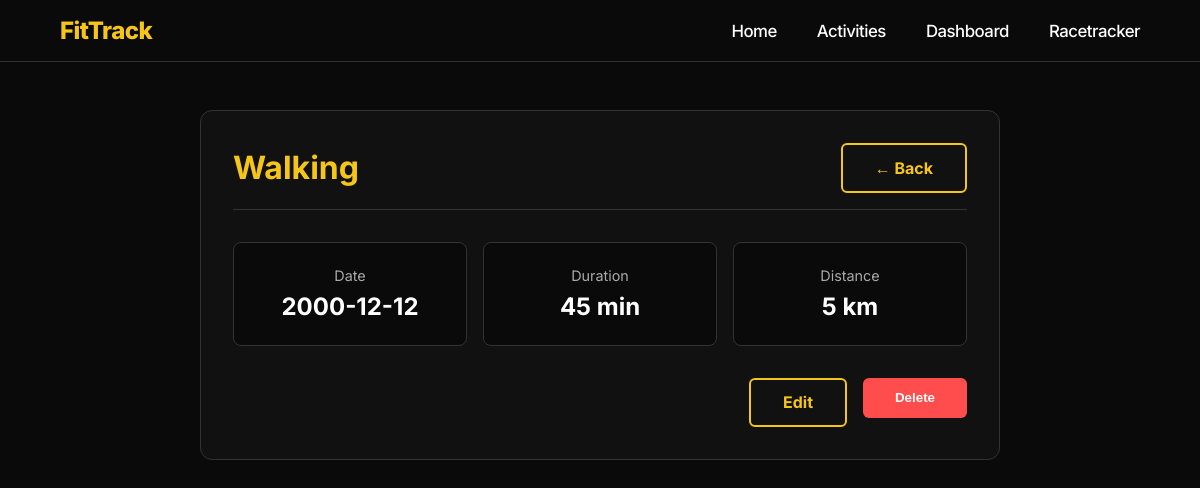
Screenshot of /activities/7eabe378-6f5b-4c6b-8150-4039906ac3e2 (signed in) with the database file from the repository.
### tables this page shows
CREATE TABLE activities (
            id TEXT PRIMARY KEY,
            user_id TEXT NOT NULL,
            type TEXT NOT NULL,
            date TEXT NOT NULL,
            duration INTEGER NOT NULL,
            distance TEXT,
            notes TEXT, route_data TEXT,
            FOREIGN KEY (user_id) REFERENCES users(id)
        );

### routes/activities.py (the view)
@activities.route("/activities/<activity_id>", methods=["GET"])
def view_activity(activity_id):
    if "user_id" not in session:
        return redirect("/login")
    activity = activity_store.get_activity(session["user_id"], activity_id)
    if activity is None:
        return redirect("/activities")
    return render_template(
        "activity_detail.html",
        activity=activity
    )

### data/activity_store.py (called while the page is built)
def get_activity(user_id, activity_id):
    connection = get_connection()
    cursor = connection.cursor()
    row = cursor.execute(
        """
        SELECT * FROM activities
        WHERE user_id = ? AND id = ?
        """,
        (user_id, activity_id)
    ).fetchone()
    connection.close()
    if row is None:
        return None
    return {
        "id": row["id"],
        "user_id": row["user_id"],
        "type": row["type"],
        "date": row["date"],
        "duration": row["duration"],
        "distance": row["distance"],
        "notes": row["notes"],
        "route_data": row["route_data"]
    }

### data/database.py (called while the page is built)
def get_connection():
    connection = sqlite3.connect(DATABASE_NAME)
    connection.row_factory = sqlite3.Row
    return connection

### templates/activity_detail.html (shortened to what this page needs)
<!DOCTYPE html>
<html lang="en">
<head>
    <link rel="stylesheet" href="/static/css/style.css">
    <link rel="stylesheet" href="https://unpkg.com/leaflet@1.9.4/dist/leaflet.css"/>
</head>
<body>
    {% include "navbar.html" %}
    <main class="detail-container">
        <div class="detail-header">
            <h1>{{ activity.type }}</h1>
            <a href="/activities" class="btn btnb">← Back</a>
        </div>
        <div class="detail-stats">
            <div class="stat-item">
                <span>Date</span>
                <strong>{{ activity.date }}</strong>
            </div>
            <div class="stat-item">
                <span>Duration</span>
                <strong>{{ activity.duration }} min</strong>
            </div>
            <div class="stat-item">
                <span>Distance</span>
                <strong>{{ activity.distance if activity.distance else 'N/A' }} km</strong>
            </div>
        </div>
        <div style="display: flex; gap: 1rem; justify-content: flex-end;">
            <a href="/activities/{{ activity.id }}/edit" class="btn btnb">Edit</a>
            <form action="/activities/{{ activity.id }}/delete" method="post" style="margin:0;">
                <button type="submit" class="btn" style="background: #ff4d4d; color: white; border: none; cursor: pointer;">Delete</button>
            </form>
        </div>
    </main>
</body>
</html>

### static/css/style.css (style rules this page uses)
:root { --bg: #0a0a0a; --yellow: #f5c518; --text: #ffffff; --text-muted: #aaaaaa; --card: #111111; --border: #333333; }
* { margin: 0; padding: 0; box-sizing: border-box; }
body { background: var(--bg); color: var(--text); font-family: 'Inter', sans-serif; }
.btn { padding: 0.8rem 2rem; border-radius: 0.375rem; text-decoration: none; font-weight: 700; display: inline-block; box-sizing: border-box; }
.btnb { border: 2px solid var(--yellow); color: var(--yellow); background: transparent; }

### templates/activity_detail.html (style rules this page uses)
.detail-container { max-width: 800px; margin: 3rem auto; background: var(--card); border: 1px solid var(--border); border-radius: 12px; padding: 2rem; color: var(--text); }
.detail-header { display: flex; justify-content: space-between; align-items: center; margin-bottom: 2rem; padding-bottom: 1rem; border-bottom: 1px solid var(--border); }
.detail-header h1 { color: var(--yellow); font-size: 2rem; }
.detail-stats { display: grid; grid-template-columns: repeat(3, 1fr); gap: 1rem; margin-bottom: 2rem; }
.stat-item { background: var(--bg); padding: 1.5rem; border-radius: 8px; text-align: center; border: 1px solid var(--border); }
.stat-item span { display: block; color: var(--text-muted); font-size: 0.9rem; margin-bottom: 0.5rem; }
.stat-item strong { font-size: 1.5rem; color: var(--text); }

### rows the page displays
activities: type "Walking", date "2000-12-12", duration "45", distance "5"
